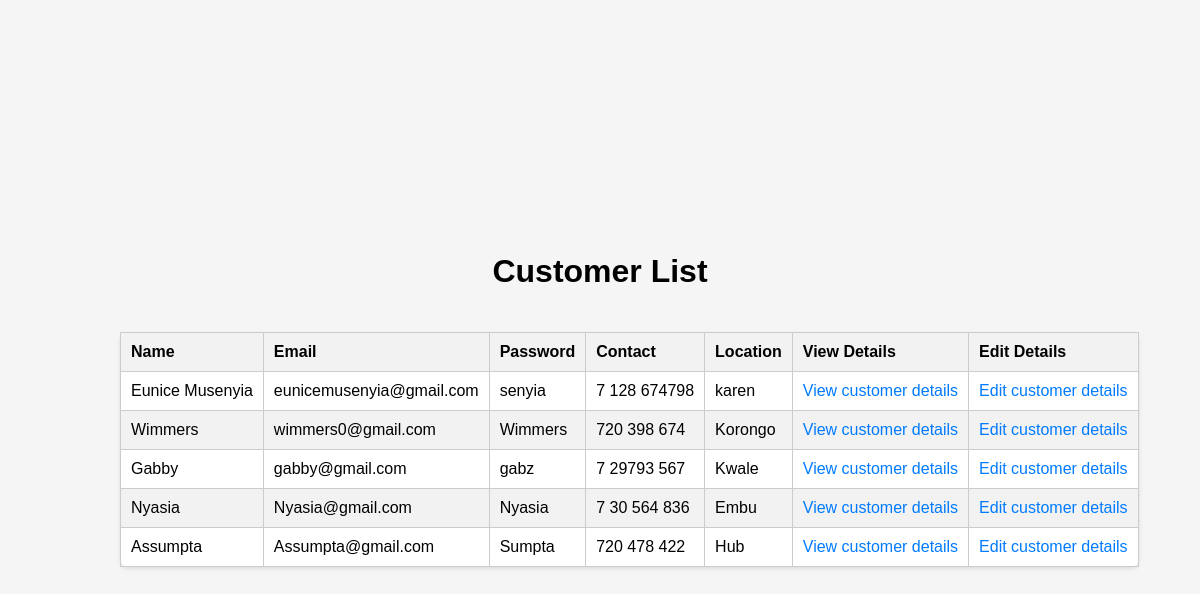
Screenshot of /customer/customer/list with the database file from the repository.
### customer/models.py (models this page shows, shortened)
class Customer(models.Model):
    user =models.OneToOneField(User, on_delete=models.CASCADE,null=True)
    name = models.CharField(max_length = 32)
    email = models.EmailField(max_length=32)
    password = models.CharField(max_length=32)
    location = models.CharField(max_length=32)
    contact = models.CharField(max_length=32)
    date_created = models.DateTimeField(auto_now_add=True)
    date_updated = models.DateTimeField(auto_now=True)

### customer/views.py (the view)
# urls.py: path("customer/list",customer_list, name="customer_list_view"),
def customer_list(request):
    customers = Customer.objects.all()
    return render (request, "customer/customer_list.html", {"customers": customers})

### templates/customer/customer_list.html (shortened to what this page needs)
<!DOCTYPE html>
<html lang="en">
<head>
    {% load static %}
    <link rel="stylesheet" href="{% static 'Inventory/product_list.css' %}">
</head>
<body>
    <div class="customer-list-container">
        <h1>Customer List</h1>
        <table>
            <thead>
                <tr>
                    <th>Name</th>
                    <th>Email</th>
                    <th>Password</th>
                    <th>Contact</th>
                    <th>Location</th>
                    <th>View Details</th>
                    <th>Edit Details</th>
                </tr>
            </thead>
            <tbody>
                {% for customer in customers %}
                <tr>
                    <td>{{ customer.name }}</td>
                    <td>{{ customer.email }}</td>
                    <td>{{ customer.password }}</td>
                    <td>{{ customer.contact }}</td>
                    <td>{{ customer.location }}</td>
                    <td><a href="{% url 'customer_detail_view' id=customer.id %}">View customer details</a></td>
                    <td><a href="{% url 'customer_edit_view' id=customer.id %}">Edit customer details</a></td>
                </tr>
                {% endfor %}
            </tbody>
        </table>
    </div>
</body>
</html>

### inventory/static/Inventory/product_list.css (style rules this page uses)
th { background-color: #F2F2F2; padding: 8px; border: 1px solid #ccc; text-align: left; }
td { padding: 8px; border: 1px solid #ccc; }
td a { display: block; text-align: center; text-decoration: none; color: #007BFF; }
tr:nth-child(even) { background-color: #F2F2F2; }

### templates/customer/customer_list.html (style rules this page uses)
body { font-family: Arial, sans-serif; background-color: #f5f5f5; margin: 0; padding: 0; display: flex; justify-content: center; align-items: center; min-height: 100vh; }
.customer-list-container { width: 80%; padding: 20px; text-align: center; }
table { width: 100%; background-color: #fff; border-radius: 8px; box-shadow: 0 2px 4px rgba(0, 0, 0, 0.1); border-collapse: collapse; margin-top: 20px; }
th, td { padding: 10px; text-align: left; border-bottom: 1px solid #ccc; white-space: nowrap; }
th { background-color: #f2f2f2; }
h1 { margin-top: 0; padding: 20px; }
a { color: #007bff; text-decoration: none; }

### rows the page displays
Customer: name "Eunice Musenyia", email "eunicemusenyia@gmail.com", password "senyia", contact "7 128 674798", location "karen"
Customer: name "Wimmers", email "wimmers0@gmail.com", password "Wimmers", contact "720 398 674", location "Korongo"
Customer: name "Gabby", email "gabby@gmail.com", password "gabz", contact "7 29793 567", location "Kwale"
Customer: name "Nyasia", email "Nyasia@gmail.com", password "Nyasia", contact "7 30 564 836", location "Embu"
Customer: name "Assumpta", email "Assumpta@gmail.com", password "Sumpta", contact "720 478 422", location "Hub"
